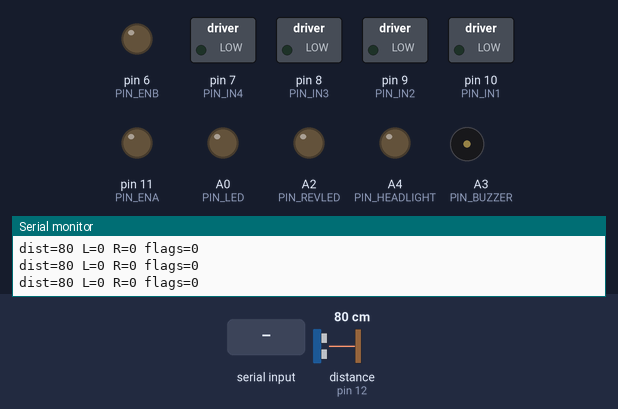
Recording of a sketch running on a simulated Arduino Uno, built with avr-gcc and run on an emulated ATmega328P. Shown: switched loads named in the sketch (green lamp = pin HIGH), output pins drawn as LEDs (lit = HIGH), buzzer (waves = sounding), the last lines printed to the serial monitor. Wiring (inferred from the names in the program): ultrasonic range finder: trigger pin 13; echo pin 12. Dashed ring = blinking. The inputs (shaded band) are chosen by the test bench; at power-on: distance to the obstacle (sensor on pin 12) 80 cm. The echo pulse lasts 58.3 µs per cm; pins used as bus, display or sensor lines are not drawn.

Above: at 1.3 s.
1.4 s: "L,45\n" received over the second serial link
At 2.25 s:
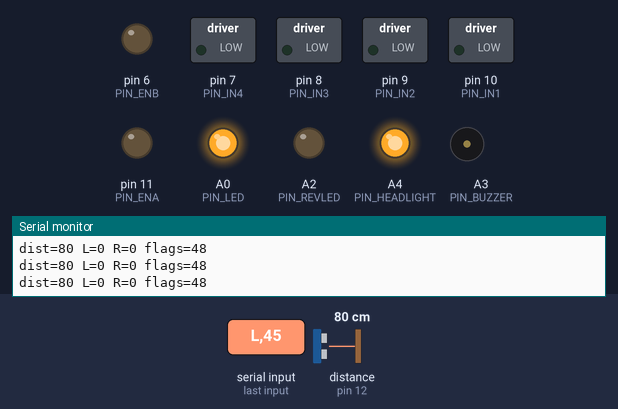
4.4 s: "M90\n" received over the second serial link
At 5.4 s:
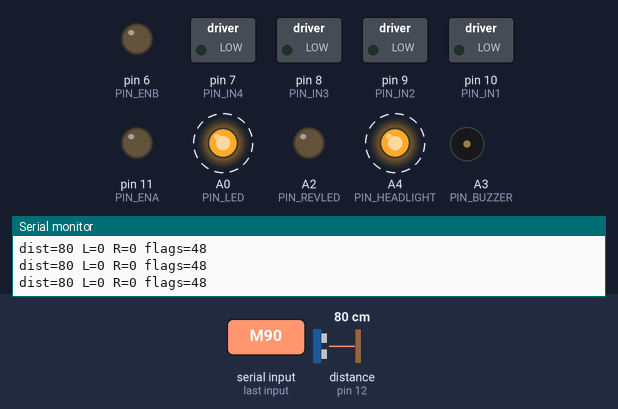
7.4 s: distance to the obstacle (sensor on pin 12) set to 250 cm
10.4 s: "M,45\n" received over the second serial link
Timing chart, 0 to 14.4 s (numbered marks = the images above; inputs shaded):
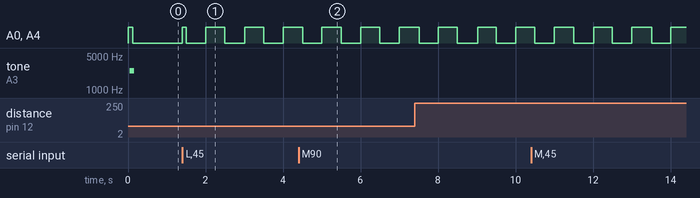

The sketch:

uno_controller.ino
```cpp
/*
 * ============================================================================
 *  ROBOT CAR - Arduino UNO / NANO "body controller"
 * ============================================================================
 *  Job of this board:
 *    - Drive the 4 DC motors through the L298N (speed + direction)
 *    - Measure the distance BEHIND the car with the HC-SR04
 *    - Rear parking alarm: buzzer + flashing LED while reversing
 *    - Front headlights (2 white LEDs): off / on / hazard blink, from the app
 *    - Auto-brake: refuse to reverse into an obstacle (configurable)
 *    - Safety: stop the motors if the ESP32-CAM / phone goes silent
 *    - Optional: sweep the HC-SR04 with an SG90 servo for a real radar scan
 *
 *  It talks to the ESP32-CAM (camera + WiFi + web app) over a serial link:
 *      ESP32-CAM  --->  UNO   : commands     (M, H, C, L ...)
 *      UNO        --->  ESP32 : sensor data  (D ...)
 *  The full protocol is documented in docs/05_PROTOCOL.md
 *
 *  Board : Arduino Uno (or Nano, same pins)       Core : Arduino AVR Boards
 *  Libs  : none (SoftwareSerial + Servo are built in)
 * ============================================================================
 */

#include <Arduino.h>
#include <SoftwareSerial.h>

// ---------------------------------------------------------------- OPTIONS ---
#define USE_SERVO        0     // 1 = HC-SR04 mounted on SG90 servo (radar sweep)
#define DEBUG_USB        1     // 1 = print debug text on the USB serial monitor

#if USE_SERVO
  #include <Servo.h>
#endif

// ------------------------------------------------------------------- PINS ---
// L298N motor driver  (remove the ENA / ENB jumpers on the L298N!)
// Chosen so the 6 wires run side by side: L298N ENA IN1 IN2 IN3 IN4 ENB
//                                      -> UNO   D11 D10  D9  D8  D7  D6
const uint8_t PIN_ENA = 11;   // PWM  -> L298N ENA  (LEFT  side speed)
const uint8_t PIN_IN1 = 10;   //      -> L298N IN1
const uint8_t PIN_IN2 = 9;    //      -> L298N IN2
const uint8_t PIN_IN3 = 8;    //      -> L298N IN3
const uint8_t PIN_IN4 = 7;    //      -> L298N IN4
const uint8_t PIN_ENB = 6;    // PWM  -> L298N ENB  (RIGHT side speed)

// HC-SR04 ultrasonic (rear)
const uint8_t PIN_TRIG = 13;
const uint8_t PIN_ECHO = 12;

// Rear warning
const uint8_t PIN_BUZZER = A3;  // ACTIVE 5 V buzzer +
const uint8_t PIN_LED    = A0;  // red rear LED(s) through 220-330 ohm resistor
const uint8_t PIN_REVLED = A2;  // OPTIONAL white "reverse light" LED (220-330 ohm)

// Front headlights: 2 white LEDs, EACH with its own 220 ohm resistor, both on A4
const uint8_t PIN_HEADLIGHT = A4;

// Optional servo
const uint8_t PIN_SERVO = A1;

// Serial link to ESP32-CAM
const uint8_t PIN_LINK_RX = 3;  // <- ESP32-CAM IO14 (TX)  (direct wire, 3.3V is read fine)
const uint8_t PIN_LINK_TX = 2;  // -> 1k/2k divider -> ESP32-CAM IO15 (RX)
const long    LINK_BAUD   = 38400;

// ------------------------------------------------------------ TUNING -------
// Flip these if one side of the car turns the wrong way (instead of swapping wires)
const bool INVERT_LEFT  = false;
const bool INVERT_RIGHT = false;
// Set true if your car's wiring/app causes backward motion to use positive values:
const bool INVERT_REVERSE_DIR = false;
bool invertReverseWarning = INVERT_REVERSE_DIR;

const uint8_t  MIN_PWM          = 90;    // below this the motors only hum: map 1..255 -> MIN_PWM..255
const uint8_t  RAMP_STEP        = 18;    // max PWM change per 10 ms (soft start, protects ESP32 power)
const uint16_t CMD_TIMEOUT_MS   = 1000;  // no command for this long -> stop (1s tolerance for WiFi jitter)
const uint16_t MEASURE_EVERY_MS = 60;    // HC-SR04 needs >= 60 ms between pings
const uint16_t MAX_DIST_CM      = 400;   // HC-SR04 maximum range
const int16_t  REVERSE_THRESHOLD = -20;  // (left+right)/2 below this = "reversing"

// Runtime settings (the phone can change them with the C command)
uint16_t warnDist   = 100;   // cm : start beeping below this
uint16_t stopDist   = 15;    // cm : auto-brake + continuous tone below this
bool     autoBrake  = true;  // block reversing when closer than stopDist
bool     alarmAlways = false;// beep even when not reversing
bool     muted      = false; // silence buzzer (LED still flashes)

// ----------------------------------------------------------------- STATE ---
SoftwareSerial link(PIN_LINK_RX, PIN_LINK_TX);
#if USE_SERVO
Servo radarServo;
int  servoAngle = 90;
int  servoDir   = 1;
const int SERVO_MIN = 30, SERVO_MAX = 150, SERVO_STEP = 10;
#endif

int16_t  targetL = 0, targetR = 0;   // requested speed  -255..255
int16_t  outL = 0, outR = 0;         // ramped speed actually applied
uint32_t lastCmdMs  = 0;
uint32_t lastRampMs = 0;
uint32_t lastMeasMs = 0;
bool     hornOn = false;
uint8_t  lightMode = 0;              // headlights: 0 off, 1 on, 2 hazard (blink)
bool     headOut = false;            // headlights are lit right now

uint16_t distCm = 0;            // 0 = nothing in range
uint16_t hist[3] = {0, 0, 0};   // median filter
uint8_t  histIdx = 0;

bool reversing = false, alarmActive = false, blocked = false;

char     rxBuf[48];
uint8_t  rxLen = 0;

// ============================================================== MOTORS =====
void setSide(int16_t v, uint8_t pinEn, uint8_t pinA, uint8_t pinB, bool invert) {
  if (invert) v = -v;
  if (v == 0) {                       // coast
    digitalWrite(pinA, LOW);
    digitalWrite(pinB, LOW);
    analogWrite(pinEn, 0);
    return;
  }
  uint8_t pwm = map(abs(v), 1, 255, MIN_PWM, 255);
  digitalWrite(pinA, v > 0 ? HIGH : LOW);
  digitalWrite(pinB, v > 0 ? LOW  : HIGH);
  analogWrite(pinEn, pwm);
}

int16_t rampTo(int16_t cur, int16_t target) {
  // Changing direction: go through zero first
  if ((cur > 0 && target < 0) || (cur < 0 && target > 0)) target = 0;
  if (target > cur) { int16_t n = cur + RAMP_STEP; return n > target ? target : n; }
  if (target < cur) { int16_t n = cur - RAMP_STEP; return n < target ? target : n; }
  return cur;
}

void updateMotors() {
  int16_t l = targetL, r = targetR;

  // If invertReverseWarning is true, positive PWM moves the car backward in the room!
  reversing = invertReverseWarning ? (((l + r) / 2) > -REVERSE_THRESHOLD) : (((l + r) / 2) < REVERSE_THRESHOLD);
  blocked   = autoBrake && reversing && distCm > 0 && distCm <= stopDist;
  if (blocked) {                      // cancel only the backward part
    if (invertReverseWarning) {
      if (l > 0) l = 0;
      if (r > 0) r = 0;
    } else {
      if (l < 0) l = 0;
      if (r < 0) r = 0;
    }
  }

  if (millis() - lastRampMs >= 10) {
    lastRampMs = millis();
    // Instant stop when braking, soft ramp otherwise
    outL = (l == 0 && blocked) ? 0 : rampTo(outL, l);
    outR = (r == 0 && blocked) ? 0 : rampTo(outR, r);
    setSide(outL, PIN_ENA, PIN_IN1, PIN_IN2, INVERT_LEFT);
    setSide(outR, PIN_ENB, PIN_IN3, PIN_IN4, INVERT_RIGHT);
  }
}

// ========================================================== ULTRASONIC =====
uint16_t pingCm() {
  digitalWrite(PIN_TRIG, LOW);
  delayMicroseconds(3);
  digitalWrite(PIN_TRIG, HIGH);
  delayMicroseconds(10);
  digitalWrite(PIN_TRIG, LOW);
  // 25 ms timeout ~ 4.3 m. Returns 0 if no echo.
  unsigned long us = pulseIn(PIN_ECHO, HIGH, 25000UL);
  if (us == 0) return 0;
  uint16_t cm = us / 58;
  if (cm < 2 || cm > MAX_DIST_CM) return 0;
  return cm;
}

uint16_t median3(uint16_t a, uint16_t b, uint16_t c) {
  if (a > b) { uint16_t t = a; a = b; b = t; }
  if (b > c) { uint16_t t = b; b = c; c = t; }
  if (a > b) { uint16_t t = a; a = b; b = t; }
  return b;
}

void measure() {
  uint16_t cm = pingCm();
#if USE_SERVO
  // While sweeping each angle is a new target: no filtering across angles
  distCm = cm;
  int angleNow = servoAngle;
  servoAngle += servoDir * SERVO_STEP;
  if (servoAngle >= SERVO_MAX || servoAngle <= SERVO_MIN) servoDir = -servoDir;
  radarServo.write(servoAngle);       // move now, it settles before next ping
#else
  // "0" (nothing in range) counts as far away for the filter
  hist[histIdx] = cm == 0 ? 999 : cm;
  histIdx = (histIdx + 1) % 3;
  uint16_t m = median3(hist[0], hist[1], hist[2]);
  distCm = (m >= 999) ? 0 : m;
  int angleNow = 90;
#endif

  // Report to ESP32:  D,<angle>,<cm>,<flags>
  uint8_t flags = (reversing ? 1 : 0) | (alarmActive ? 2 : 0) | (blocked ? 4 : 0) | (hornOn ? 8 : 0)
                | (headOut ? 16 : 0) | (lightMode == 2 ? 32 : 0);
  link.print(F("D,"));
  link.print(angleNow);
  link.print(',');
  link.print(distCm);
  link.print(',');
  link.println(flags);

#if DEBUG_USB
  Serial.print(F("dist=")); Serial.print(distCm);
  Serial.print(F(" L=")); Serial.print(outL);
  Serial.print(F(" R=")); Serial.print(outR);
  Serial.print(F(" flags=")); Serial.println(flags);
#endif
}

// ======================================================= BUZZER + LED =====
#if !USE_SERVO
// Hardware-timed square wave tone generator using Timer1 CTC.
// Works for BOTH Passive and Active buzzers on pin A3 (PC3) without conflicting with Timer2 PWM on D11/ENA!
static volatile bool buzzerRunning = false;

void buzzerInit() {
  pinMode(PIN_BUZZER, OUTPUT);
  digitalWrite(PIN_BUZZER, LOW);
}

void buzzer(bool on, uint16_t freqHz = 2500) {
  if (!on || freqHz == 0) {
    if (buzzerRunning) {
      TIMSK1 &= ~(1 << OCIE1A);                            // Silence tone without tearing down CTC timer
      digitalWrite(PIN_BUZZER, LOW);
    }
    return;
  }

  // Calculate OCR1A for desired frequency:
  // freqHz is the audio tone frequency (e.g. 2000 Hz horn or 2400 Hz parking beep)
  // OCR1A = (16,000,000 / (8 * (freqHz * 2))) - 1 = (1,000,000 / freqHz) - 1
  uint16_t ocr = (1000000UL / freqHz) - 1;
  OCR1A = ocr;

  if (!buzzerRunning) {
    TCNT1  = 0;
    TCCR1A = 0;
    TCCR1B = (1 << WGM12) | (1 << CS11);                  // CTC mode, prescaler 8
    buzzerRunning = true;
  }
  TIMSK1 |= (1 << OCIE1A);                                // Enable compare match interrupt
}

void buzzerStop() {
  if (buzzerRunning) {
    TIMSK1 &= ~(1 << OCIE1A);                              // Disable interrupt
    TCCR1A = (1 << WGM10);                                // Restore Arduino default PWM mode
    TCCR1B = (1 << CS11) | (1 << CS10);                   // Restore Arduino default prescaler 64
    digitalWrite(PIN_BUZZER, LOW);
    buzzerRunning = false;
  }
}

// Ultra-fast naked ISR: exactly 2 CPU instructions (sbi + reti = 6 cycles = 375 ns!)
// Zero register pushes, zero SREG side effects, cannot disrupt SoftwareSerial or PWM
ISR(TIMER1_COMPA_vect, ISR_NAKED) {
  asm volatile(
    "sbi %0, %1 \n\t"
    "reti \n\t"
    :: "I" (_SFR_IO_ADDR(PINC)), "I" (3)
  );
}

#else
// Fallback if Servo is active on Timer1
void buzzerInit() {
  pinMode(PIN_BUZZER, OUTPUT);
  digitalWrite(PIN_BUZZER, LOW);
}
void buzzer(bool on, uint16_t freqHz = 2500) {
  digitalWrite(PIN_BUZZER, on ? HIGH : LOW);
}
void buzzerStop() {
  digitalWrite(PIN_BUZZER, LOW);
}
#endif

// ====================================================== RETRO MELODY =======
struct MelodyNote {
  uint16_t freq;     // Frequency in Hz (0 = rest)
  uint16_t dur;      // Duration in ms
};

// Super Mario Bros - Iconic 8-bit Main Theme (high octave, sweet buzzer frequencies)
const MelodyNote MARIO_THEME[] PROGMEM = {
  // Opening fanfare (E6, C6, G6, G5)
  {1319, 120}, {0, 40}, {1319, 120}, {0, 160}, {1319, 120}, {0, 160},
  {1047, 120}, {0, 40}, {1319, 160}, {0, 140}, {1568, 240}, {0, 200},
  {784, 240},  {0, 240},

  // Main theme phrase
  {1047, 180}, {0, 80}, {784, 180},  {0, 80}, {659, 180},  {0, 80},
  {880, 160},  {0, 40}, {988, 160},  {0, 40}, {932, 140},  {0, 40},
  {880, 160},  {0, 40}, {784, 140},  {1319, 140}, {1568, 140},
  {1760, 200}, {0, 50}, {1397, 140}, {1568, 140}, {0, 50},
  {1319, 160}, {0, 40}, {1047, 140}, {1175, 140}, {988, 240}, {0, 80}
};
const uint8_t MARIO_NOTES_COUNT = sizeof(MARIO_THEME) / sizeof(MARIO_THEME[0]);

static bool     songActive = false;
static uint8_t  songStep   = 0;
static uint32_t songNextMs = 0;

void songStart() {
  songActive = true;
  songStep   = 0;
  songNextMs = millis();
}

void songStop() {
  if (songActive) {
    songActive = false;
    songStep   = 0;
    buzzerStop();
    bool hazardBlink = lightMode == 2 && (millis() % 1000) < 500;
    digitalWrite(PIN_HEADLIGHT, (lightMode == 1 || hazardBlink) ? HIGH : LOW);
  }
}

void updateSong() {
  if (!songActive) return;

  // Let reverse alarm or manual horn instantly override
  if (hornOn || alarmActive) {
    songStop();
    return;
  }

  uint32_t now = millis();
  if (now >= songNextMs) {
    if (songStep >= MARIO_NOTES_COUNT) {
      songStop();
      return;
    }

    uint16_t f = pgm_read_word(&MARIO_THEME[songStep].freq);
    uint16_t d = pgm_read_word(&MARIO_THEME[songStep].dur);
    songStep++;

    if (f > 0 && !muted) {
      buzzer(true, f);
      digitalWrite(PIN_HEADLIGHT, HIGH);
    } else {
      buzzer(false);
      if (lightMode != 1) digitalWrite(PIN_HEADLIGHT, LOW);
    }
    songNextMs = now + d;
  }
}

void updateAlarm() {
  alarmActive = (reversing || blocked || alarmAlways) && distCm > 0 && distCm < warnDist;

  digitalWrite(PIN_REVLED, reversing ? HIGH : LOW);

  if (songActive) {
    if (alarmActive || hornOn) {
      songStop();
    } else {
      // Song is actively driving the buzzer; do not overwrite
      return;
    }
  }

  bool on;
  uint16_t toneFreq = 2500;
  if (hornOn) {
    on = true;
    toneFreq = 2000; // Powerful automotive horn tone!
  } else if (!alarmActive) {
    on = false;
  } else if (distCm <= stopDist + 5) {
    on = true;                                   // DANGER: continuous loud tone!
    toneFreq = 2800; // Urgent high-frequency warning tone!
  } else {
    // Parking-sensor style: the closer, the faster it beeps
    uint16_t period = map(constrain(distCm, stopDist + 5, warnDist),
                          stopDist + 5, warnDist, 100, 700);
    on = (millis() % period) < (period / 2);
    toneFreq = 2400; // Crisp sonar ping beep!
  }

  // Hazard mode: headlights and the rear red LED blink together (1 Hz)
  bool hazardBlink = lightMode == 2 && (millis() % 1000) < 500;
  digitalWrite(PIN_LED, (on || blocked || (hazardBlink && !alarmActive)) ? HIGH : LOW);
  buzzer(on && !muted, toneFreq);

  headOut = lightMode == 1 || hazardBlink;
  digitalWrite(PIN_HEADLIGHT, headOut ? HIGH : LOW);
}

// ========================================================= COMMANDS =======
// M,<left>,<right>          motor speeds -255..255
// H,<0|1>                   horn
// C,<warn>,<stop>,<autoBrake>,<always>,<mute>   settings
// L,<0|1|2>                 headlights off / on / hazard blink
// S                         emergency stop
void handleLine(char *line) {
  char *tok = strtok(line, ",");
  if (!tok) return;
  char c = tok[0];

  if (c == 'M') {
    char *a = strtok(NULL, ",");
    char *b = strtok(NULL, ",");
    if (!a || !b) return;
    targetL = constrain(atoi(a), -255, 255);
    targetR = constrain(atoi(b), -255, 255);
    lastCmdMs = millis();
  } else if (c == 'S') {
    targetL = targetR = 0;
    songStop();
    lastCmdMs = millis();
  } else if (c == 'H') {
    char *a = strtok(NULL, ",");
    hornOn = a && atoi(a) == 1;
    if (hornOn) songStop();
  } else if (c == 'P') {
    char *a = strtok(NULL, ",");
    if (a && atoi(a) == 1) songStart();
    else songStop();
  } else if (c == 'L') {
    char *a = strtok(NULL, ",");
    if (a) lightMode = constrain(atoi(a), 0, 2);
  } else if (c == 'C') {
    char *p[5];
    for (uint8_t i = 0; i < 5; i++) { p[i] = strtok(NULL, ","); if (!p[i]) return; }
    warnDist    = constrain(atoi(p[0]), 20, 300);
    stopDist    = constrain(atoi(p[1]), 5, 100);
    if (stopDist + 10 > warnDist) warnDist = stopDist + 10;
    autoBrake   = atoi(p[2]) == 1;
    alarmAlways = atoi(p[3]) == 1;
    muted       = atoi(p[4]) == 1;
    char *p5 = strtok(NULL, ",");
    if (p5) invertReverseWarning = (atoi(p5) == 1);
  }
}

// Lines from the ESP end with "*XX" = XOR of all characters before '*', in hex.
// SoftwareSerial can lose bytes while we transmit, so a damaged line is dropped
// (the ESP re-sends the drive command every 150 ms anyway).
// The "*XX" is removed from the line when it is valid.
bool checksumOk(char *line) {
  char *star = strrchr(line, '*');
  if (!star) return true; // Accept direct/unchecksummed commands for testing
  if (strlen(star) != 3) return false;
  uint8_t cs = 0;
  for (char *c = line; c < star; c++) cs ^= (uint8_t)*c;
  uint8_t got = (uint8_t)strtoul(star + 1, NULL, 16);
  *star = 0;
  return cs == got;
}

void readLink() {
  while (link.available()) {
    char ch = link.read();
    if (ch == '\r') continue;
    if (ch == '\n') {
      rxBuf[rxLen] = 0;
      if (rxLen && checksumOk(rxBuf)) {
#if DEBUG_USB
        // Log received command
        if (rxBuf[0] == 'M') {
          static uint32_t lastPrintCmd = 0;
          if (millis() - lastPrintCmd > 250) {
            lastPrintCmd = millis();
            Serial.print(F("CMD: ")); Serial.println(rxBuf);
          }
        }
#endif
        handleLine(rxBuf);
      }
      rxLen = 0;
    } else if (rxLen < sizeof(rxBuf) - 1) {
      rxBuf[rxLen++] = ch;
    } else {
      rxLen = 0;                       // garbage / overflow: drop line
    }
  }
}

// ============================================================ SETUP =======
void setup() {
  pinMode(PIN_ENA, OUTPUT); pinMode(PIN_ENB, OUTPUT);
  pinMode(PIN_IN1, OUTPUT); pinMode(PIN_IN2, OUTPUT);
  pinMode(PIN_IN3, OUTPUT); pinMode(PIN_IN4, OUTPUT);
  setSide(0, PIN_ENA, PIN_IN1, PIN_IN2, false);
  setSide(0, PIN_ENB, PIN_IN3, PIN_IN4, false);

  pinMode(PIN_TRIG, OUTPUT);
  pinMode(PIN_ECHO, INPUT);
  buzzerInit();
  pinMode(PIN_LED, OUTPUT);
  pinMode(PIN_REVLED, OUTPUT);
  pinMode(PIN_HEADLIGHT, OUTPUT);

#if USE_SERVO
  radarServo.attach(PIN_SERVO);
  radarServo.write(servoAngle);
#endif

#if DEBUG_USB
  Serial.begin(115200);
  Serial.println(F("Robot car UNO controller ready"));
#endif
  link.begin(LINK_BAUD);

  // Boot self-test: short beep + LED flash so you know the board is alive
  digitalWrite(PIN_LED, HIGH); digitalWrite(PIN_HEADLIGHT, HIGH); buzzer(true); delay(120);
  digitalWrite(PIN_LED, LOW);  digitalWrite(PIN_HEADLIGHT, LOW);  buzzer(false);
}

// ============================================================= LOOP =======
void loop() {
  readLink();

  // Fail-safe: lost contact with the ESP32 / phone -> stop
  if (millis() - lastCmdMs > CMD_TIMEOUT_MS) {
    targetL = targetR = 0;
    hornOn = false;
    songStop();
  }

  if (millis() - lastMeasMs >= MEASURE_EVERY_MS) {
    lastMeasMs = millis();
    measure();
  }

  updateSong();
  updateMotors();
  updateAlarm();
}
```

Measured:
- after the input at 1.4 s, A0 (PIN_LED), A4 (PIN_HEADLIGHT): LOW → HIGH at once, then repeats every 0.99 s: LOW 0.49 s, HIGH 0.50 s
